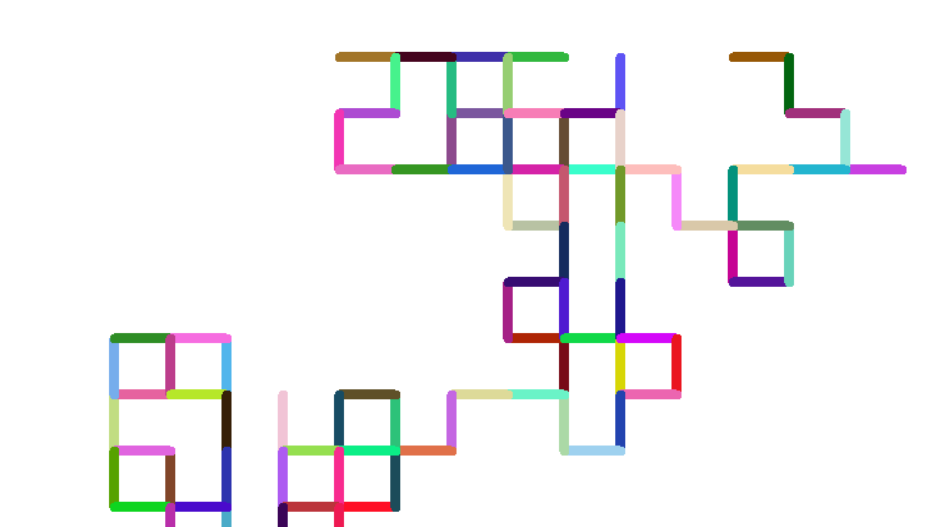

This figure's Python source:
import turtle
import turtle as t
import random
tim = t.Turtle()

tim.pensize(8)
directions = [0, 90, 180, 270]
tim.speed("fastest")

t.colormode(255)


def random_color():
    r = random.randint(0, 255)
    g = random.randint(0, 255)
    b = random.randint(0, 255)
    random_color_need = (r, g, b)
    return random_color_need


for _ in range(200):
    tim.color(random_color())
    tim.forward(45)
    tim.setheading(random.choice(directions))


t.Screen()
t.exitonclick()
